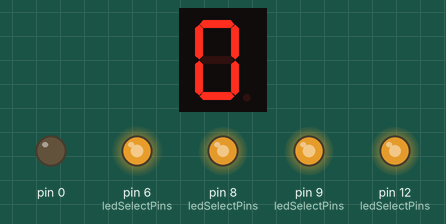
A sketch run on a simulated Arduino Uno, built with avr-gcc and run on an emulated ATmega328P. On the bench: 1-digit seven-segment display, output pins drawn as LEDs (lit = HIGH). Wiring (inferred from the names in the program): 1-digit 7-segment display, segments lit when LOW: segments pin 2, pin 11, pin 5, pin 1, pin 10, pin 3, pin 7, pin 4. The segment pins are drawn as the display they are named for; pins used as bus, display or sensor lines are not drawn.

Above: at 0.15 s.
At 19.1 s:
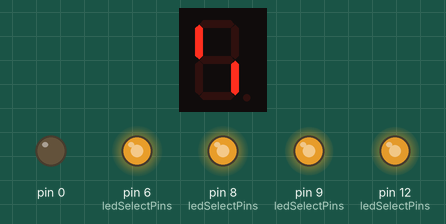
Timing chart, 0 to 22.0 s (numbered marks = the images above):
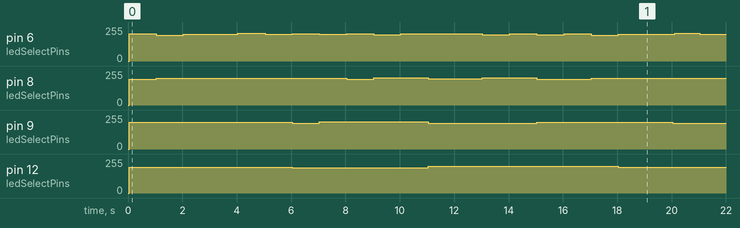

Measured:
- by itself, pin 12 (ledSelectPins): 0/255 → 195/255 at 0.04 s, → 188/255 6.0 s later, → 199/255 5.0 s later, → 193/255 7.0 s later
- by itself, pin 9 (ledSelectPins): 0/255 → 199/255 at 0.04 s, → 192/255 6.0 s later, → 203/255 1.0 s later, → 194/255 4.0 s later, … (6 changes in this stretch)

The sketch:

4DigitBinaryCounter.ino
```cpp
#include <TimerOne.h>

#define SEG_A 11
#define SEG_B 7
#define SEG_C 4
#define SEG_D 2
#define SEG_E 1
#define SEG_F 10
#define SEG_G 5
#define SEG_DP 3

#define LED1_SELECT 12
#define LED2_SELECT 9
#define LED3_SELECT 8
#define LED4_SELECT 6

int bits[4] = { 1,0,1,1 };
int segPins[8] = { 11,7,4,2,1,10,5,3 };
int ledSelectPins[4] = { LED4_SELECT, LED3_SELECT, LED2_SELECT, LED1_SELECT };

void setup() {
  // put your setup code here, to run once:

  for (int i=0; i <= 12; i++)
  {
    pinMode(i, OUTPUT);
  }

  Timer1.initialize(1000000);
  Timer1.attachInterrupt(increment);
}

void loop() {
//  allOff();
//  carry(0);
  showNumber();
  //delay(500);
}

void increment()
{
  carry(0);
}

void carry(int position)
{
  if (position == 4) return;

  bits[position]++;

  if (bits[position] == 2)
  {
    bits[position] = 0;
    carry(++position);
  }
}


//sets the LED to write to
void selectLED(int ledPin)
{
  //turn off all select pins
  for (int i=0; i < 4; i++)
    digitalWrite(ledSelectPins[i],HIGH);

  //turn on LED to write to
    digitalWrite(ledPin,LOW);
}

//turns off all segments of currrently selected LED
void allOff()
{
   for (int i=0; i < 8; i++)
    digitalWrite(segPins[i],LOW);
}

void allOn()
{
   for (int i=0; i < 8; i++)
    digitalWrite(segPins[i],HIGH);
}


//draws a zero to the currently selected LED
void draw0()
{
  allOff();
  digitalWrite(SEG_A,HIGH);
  digitalWrite(SEG_B,HIGH);
  digitalWrite(SEG_C,HIGH);
  digitalWrite(SEG_D,HIGH);
  digitalWrite(SEG_E,HIGH);
  digitalWrite(SEG_F,HIGH);

}

void draw1()
{
  allOff();
  digitalWrite(SEG_B,HIGH);
  digitalWrite(SEG_C,HIGH);
}

void showNumber()
{

  for (int i=0; i < 4; i++)
  //int i=3;
  {
      allOff();
      selectLED( ledSelectPins[i] );

       if (bits[i] == 0)
          draw0();
       else
          draw1();
  }
}
```
